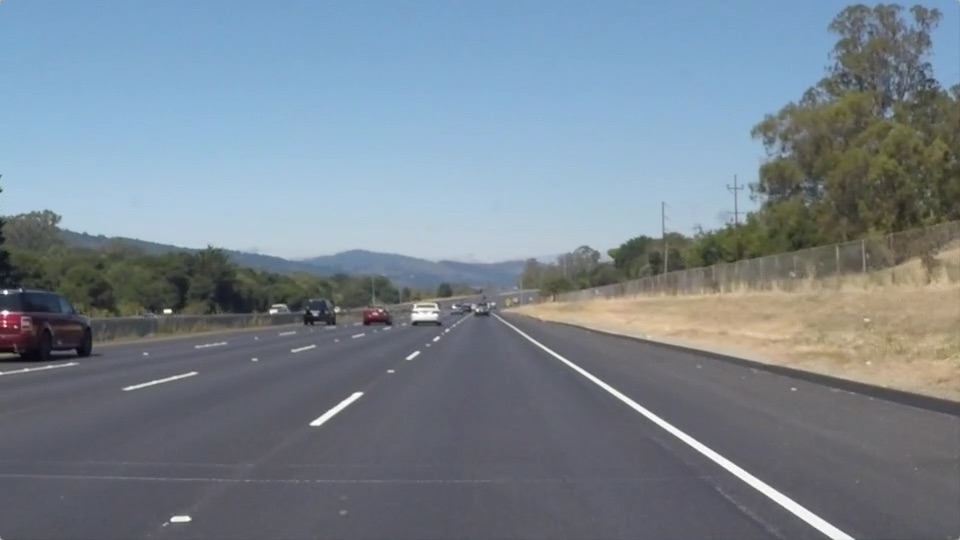
#> input picture solidWhiteRight.jpg, 960 x 540 px, found by its file name
$ jupyter execute --allow-errors FindingLaneLines.ipynb   (shell and % lines are left out)
#> lines starting #> are read from the running program, lines starting #| are printed output that depends on the picture
[](http://www.udacity.com/drive)
# Finding Lane Lines on the Road
http://www.udacity.com/drive

# How to read this notebook

This note book is sub divided into 3 Sections.

Section I: This includes package import, understanding the problem boundaries.

Section II: Basic R&D to check pipeline components.

Section III: Lane Finding pipeline.

# Section I

## Import Packages

[cell 1]
#importing some useful packages
import matplotlib.pyplot as plt
import matplotlib.image as mpimg
import numpy as np
import cv2

## Read in an Image

[cell 2]
#reading in an image
image = mpimg.imread('test_images/solidWhiteRight.jpg')
#> image is the input picture: shape (540, 960, 3); mean R, G, B 120.3, 132.6, 143.7
gray = cv2.cvtColor(image, cv2.COLOR_RGB2GRAY) #grayscale conversion
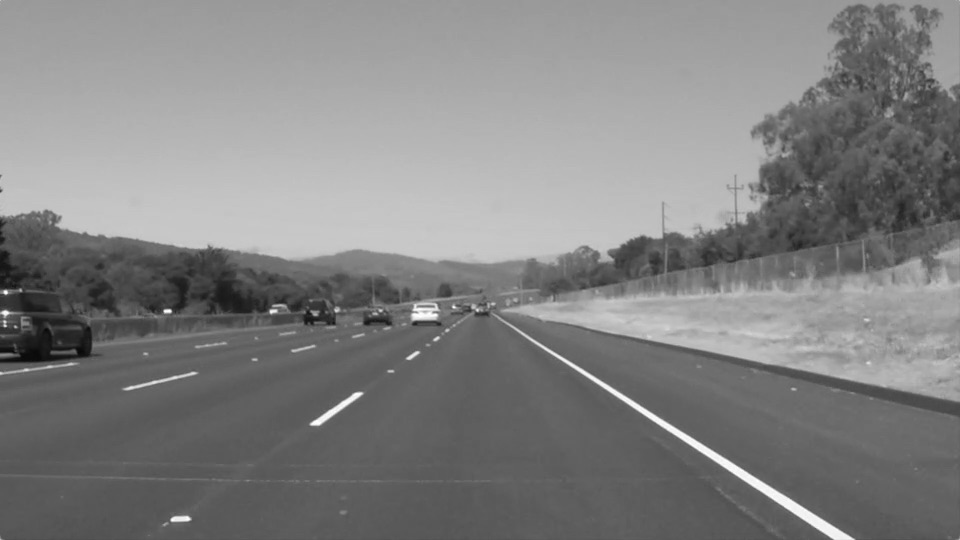
#> gray: shape (540, 960); min 8, max 255, mean 130.1
f, (ax1, ax2) = plt.subplots(1, 2, sharey=False,figsize=(20,20))
ax1.imshow(image)
ax2.imshow(gray,cmap='gray')
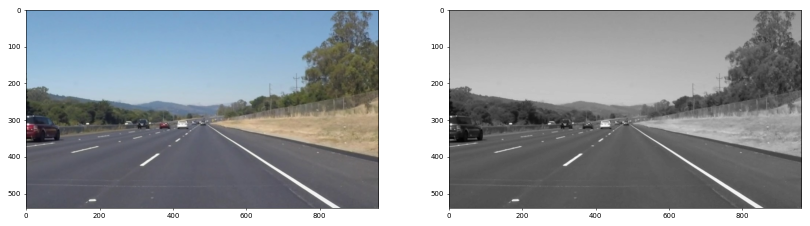
#> figure drawn by matplotlib, 2 panels

## Ideas for Lane Detection Pipeline

**OpenCV functions used for this project are:**

`cv2.inRange()` for color selection
`cv2.fillPoly()` for regions selection
`cv2.line()` to draw lines on an image given endpoints
`cv2.addWeighted()` to coadd / overlay two images
`cv2.cvtColor()` to grayscale or change color
`cv2.bitwise_and()` to apply a mask to an image
`cv2.bitwise_or()` to apply a mask to an image

[cell 3]
import math
previous_frame_lines={} # this will hold the last good known cordinates of the left and right lines.

# [7 lines left out: function grayscale, not called in this run]
    # Or use BGR2GRAY if you read an image with cv2.imread()
    # return cv2.cvtColor(img, cv2.COLOR_BGR2GRAY)

def canny(img, low_threshold, high_threshold):
    """Applies the Canny transform"""
    return cv2.Canny(img, low_threshold, high_threshold)

def gaussian_blur(img, kernel_size):
    """Applies a Gaussian Noise kernel"""
    return cv2.GaussianBlur(img, (kernel_size, kernel_size), 0)

# [137 lines left out: functions region_of_interest, draw_lines, hough_lines, weighted_img, not called in this run]

## Test Images

# Eyeballing the images in different colorspaces

[cell 4]
import os
imgfile_list=os.listdir("test_images/")
cols = 2
rows = (len(imgfile_list)+1)//cols

plt.figure(figsize=(16, 26))
for i, imagefilename in enumerate(imgfile_list):
    image = mpimg.imread("test_images/"+imagefilename)
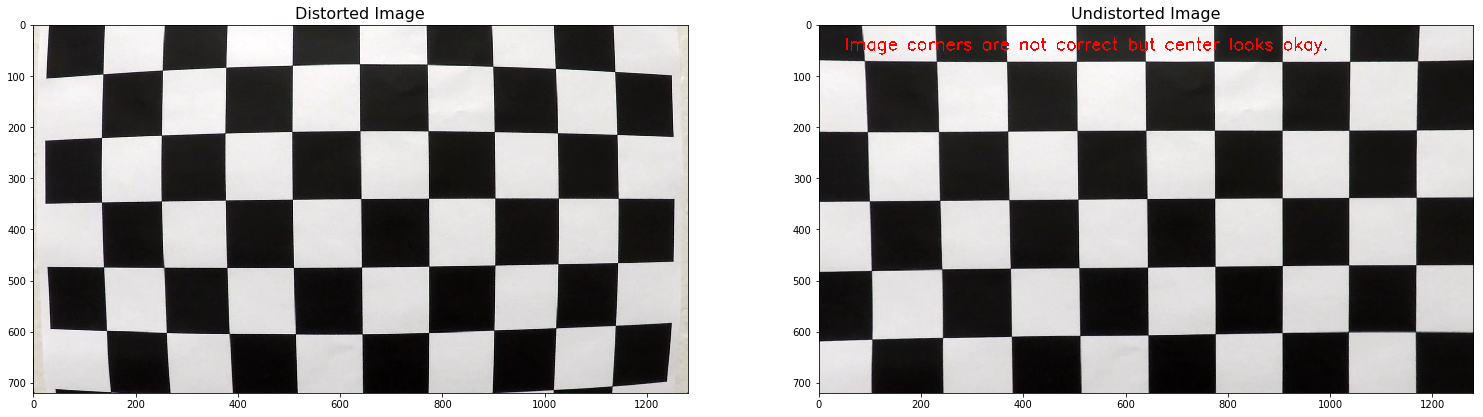
#> input picture test_images/CameraCali.png, 1483 x 417 px
#> image is the input picture: shape (417, 1483, 4) float32; mean R, G, B, A 0.6, 0.593, 0.591, 0.786
    plt.subplot(rows, cols, i+1)
    plt.imshow(image)
plt.subplots_adjust(bottom=0.3, top=0.7, hspace=.2)
plt.show()
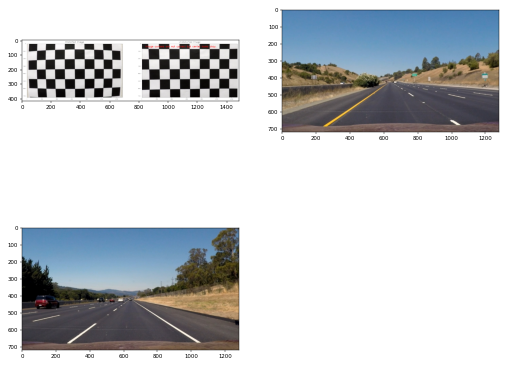
#> figure drawn by matplotlib, 3 panels

## All images are clear and bright

## Changing color space

[cell 5]
imgfile_list=os.listdir("test_images/")
cols = 2
rows = (len(imgfile_list)+1)//cols

plt.figure(figsize=(16, 26))
for i, imagefilename in enumerate(imgfile_list):
    image = mpimg.imread("test_images/"+imagefilename)
    result=cv2.cvtColor(image, cv2.COLOR_RGB2HSV)
#> result: shape (417, 1483, 3) float32; mean H, S, V 125.8, 0.1, 0.6
    plt.subplot(rows, cols, i+1)
    plt.imshow(result)
plt.subplots_adjust(bottom=0.3, top=0.7, hspace=.2)
plt.show()
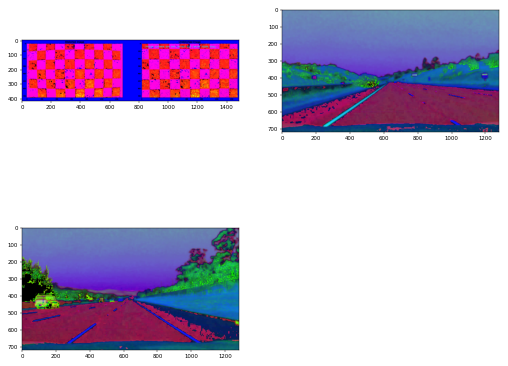
#> figure drawn by matplotlib, 3 panels

# Section II

## Checking Gaussian Blur

#> (a cell that did not finish here is left out)

## Checking ROI

#> (a cell that did not finish here is left out)

## Basic object tracking using OpenCV masking technique

Please see the below link for object tracking using OpenCV
http://opencv-python-tutroals.readthedocs.io/en/latest/py_tutorials/py_imgproc/py_colorspaces/py_colorspaces.html

https://stackoverflow.com/questions/10948589/choosing-the-correct-upper-and-lower-hsv-boundaries-for-color-detection-withcv

[cell 8]
white = np.uint8([[[255,255,255 ]]])
#> white = [[255, 255, 255]]
hsv_ = cv2.cvtColor(white,cv2.COLOR_BGR2HSV)
#> hsv_ = [[0, 0, 255]]
print(hsv_)
#| [[[  0   0 255]]]

white = np.uint8([[[255,255,255 ]]])
hsv_ = cv2.cvtColor(white,cv2.COLOR_BGR2HLS)
print(hsv_)

white = np.uint8([[[255,255,0 ]]])
hsv_ = cv2.cvtColor(white,cv2.COLOR_BGR2HSV)
print(hsv_)

white = np.uint8([[[255,255,0 ]]])
hsv_ = cv2.cvtColor(white,cv2.COLOR_BGR2HLS)
print(hsv_)

## Testing lower and upper ranges

[cell 9]
list__=['UntitledFolder/Frame128.jpg','UntitledFolder/Frame120.jpg',\
            'UntitledFolder/Frame113.jpg','UntitledFolder/Frame104.jpg',\
            'UntitledFolder/Frame156.jpg',"test_images/solidWhiteRight.jpg"]

#> (the rest of this cell did not finish here and is left out)

# Section III

## Build a Lane Finding Pipeline

[cell 10]
def find_lanes(image,kernel_size,low_threshold,high_threshold,rho,theta,\
               threshold,min_line_length,max_line_gap):

    converted = cv2.cvtColor(image, cv2.COLOR_RGB2HSV)
    # white color mask
    lower = np.array([  0, 0,   180]) #
    upper = np.array([255, 25, 255])
    white_mask = cv2.inRange(converted, lower, upper)

    # yellow color mask
    lower = np.array([ 20,  100, 100])
    upper = np.array([ 30, 255, 255])
    yellow_mask = cv2.inRange(converted, lower, upper)

    # combine the mask
    mask = cv2.bitwise_or(white_mask, yellow_mask)
    result=cv2.bitwise_and(image, image, mask = mask)

    gray = cv2.cvtColor(result,cv2.COLOR_RGB2GRAY) # processing the masked image

    #using gaussian blur method to smooth out
    blur_gray = gaussian_blur(gray,kernel_size)

    #using canny method to find edges
    edges = canny(blur_gray, low_threshold, high_threshold)

    #narrowing the vision to lanes only
    imshape = image.shape
    height=image.shape[0]
    width=image.shape[1]

    #(52% of width,60% of height) # right top to start with...
    #(45% of width,60% of height) # left top
    #(10% of width,100% of height)# left bottom
    #(90% of width,90% of height) #right bottom
    left_bottom=(0.*width,.9*height)
    right_bottom=(1.*width,.9*height)
    left_top=(.50*width,.58*height)
    right_top=(.50*width,.58*height)
    vertices = np.array([[(left_top),(right_top),(left_bottom),(right_bottom)]], dtype=np.int32)
    masked_edges=region_of_interest(edges,vertices)

    # Define the Hough transform parameters
    line_image=hough_lines(masked_edges, rho, theta, threshold, min_line_length, max_line_gap)

    # Create a "color" binary image to combine with line image
    color_edges = np.dstack((edges, edges, edges))

    # Draw the lines on the edge image
    lines_edges=weighted_img(line_image, image, α=0.8, β=1., γ=0.)

    return [image,gray,edges,masked_edges,line_image,lines_edges]

[cell 11]
# TODO: Build your pipeline that will draw lane lines on the test_images
# then save them to the test_images_output directory.
imgfile_list=os.listdir("test_images/")
#> imgfile_list = ['CameraCali.png', 'straight_lines1.jpg', 'straight_lines2.jpg']

kernel_size=5
low_threshold = 50
high_threshold = 190
rho = 1 # distance resolution in pixels of the Hough grid
theta = np.pi/180 # angular resolution in radians of the Hough grid
threshold = 32     #minimum number of votes (intersections in Hough grid cell)
min_line_length = 5 #minimum number of pixels making up a line
max_line_gap = 150    #maximum gap in pixels between connectable line segments

#> (the rest of this cell did not finish here and is left out)

#> in find_lanes, `lower = np.array([  0, 0,   180])`: lower = [0, 0, 180]
#> in find_lanes, `upper = np.array([255, 25, 255])`: upper = [255, 25, 255]
#> in find_lanes, `white_mask = cv2.inRange(converted, lower, upper)`: white_mask: shape (417, 1483); every value is 0
#> in find_lanes, `lower = np.array([ 20,  100, 100])`: lower = [20, 100, 100]
#> in find_lanes, `upper = np.array([ 30, 255, 255])`: upper = [30, 255, 255]
#> in find_lanes, `result=cv2.bitwise_and(image, image, mask = mask)`: result: shape (417, 1483, 4) float32; every value is 0
#> in find_lanes, `gray = cv2.cvtColor(result,cv2.COLOR_RGB2GRAY)`: gray: shape (417, 1483) float32; every value is 0
        plt.subplot(6 / columns + 1, columns, i + 1)
        plt.imshow(img)
        plt.title(imagefilename)
        plt.savefig("test_images_output/"+imagefilename)
        plt.imshow(img)
plt.subplots_adjust(bottom=0.3, top=0.7, hspace=.2)
plt.show()
